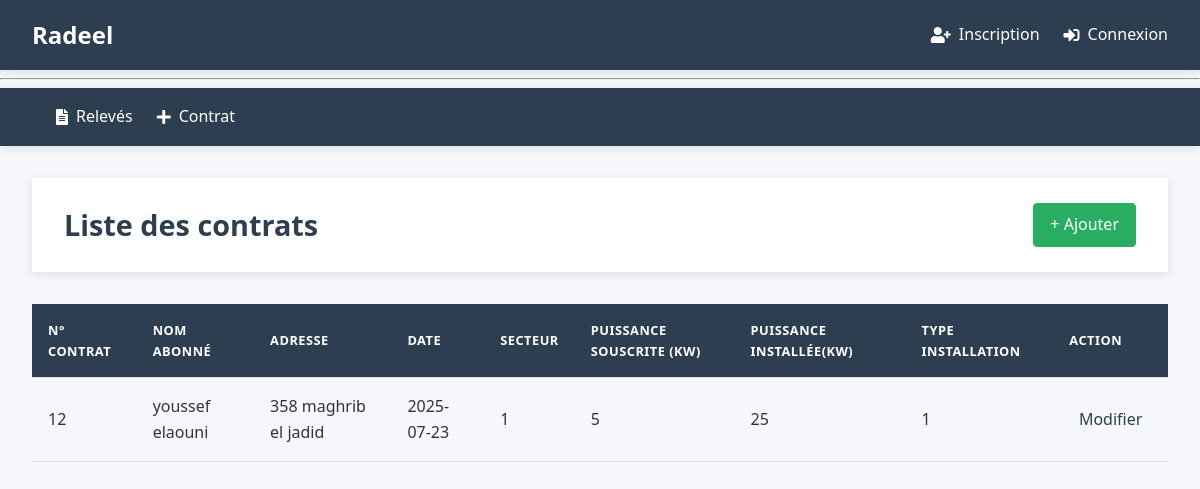
The page /contrat/ on the database as committed earlier.
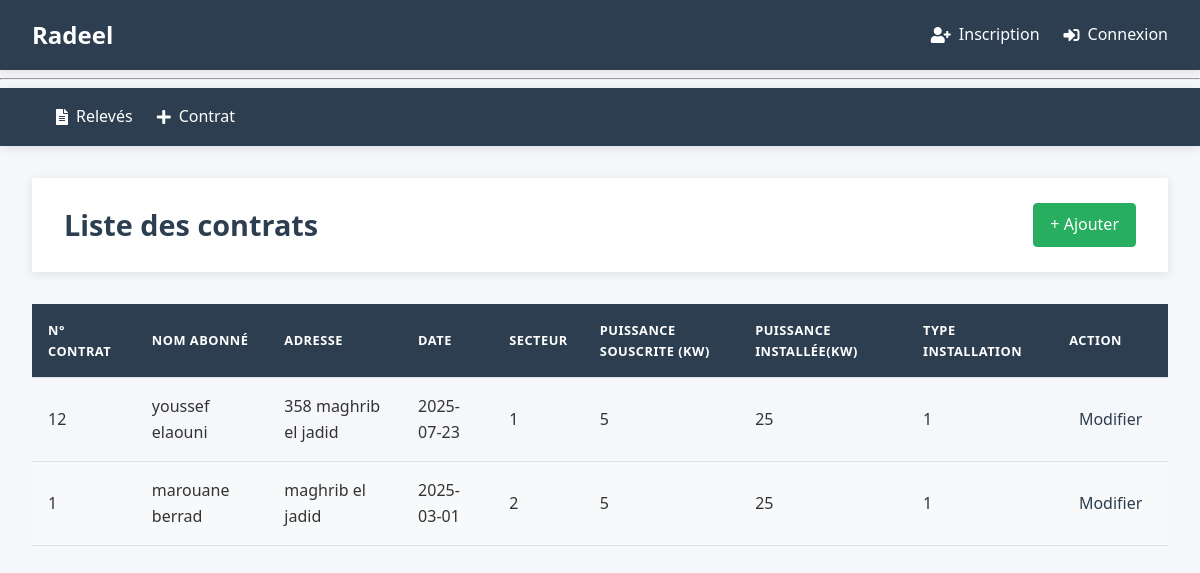
The same page on the database as committed later.
### tables this page shows
CREATE TABLE contrats (
    Nr_contrat INTEGER PRIMARY KEY ,
    nom_abonne TEXT NOT NULL,
    Adresse TEXT NOT NULL,
    date_contrat DATE NOT NULL DEFAULT CURRENT_DATE,
    Secteur INTEGER NOT NULL,
    Puissance_souscrite INTEGER NOT NULL CHECK(Puissance_souscrite > 0),
    Puissance_installee INTEGER NOT NULL CHECK(Puissance_installee > 0),
    type_installation INTEGER NOT NULL CHECK(type_installation IN (1, 2, 12)),
    statut TEXT NOT NULL DEFAULT 'actif' CHECK(statut IN ('actif', 'resile', 'suspendu'))
);

### radeel/contrats.py (the view)
@bc.route('/')
def contrat_index():
    db = get_db()
    contrats = db.execute(
        'SELECT * FROM contrats ORDER BY date_contrat DESC'
    ).fetchall()
    return render_template('contrats/index.html', contrats= contrats )

### radeel/auth.py (called while the page is built)
@bp.before_app_request
def load_logged_in_user():
    user_id = session.get('user_id')
    if user_id is None:
        g.user = None
    else:
        g.user = get_db().execute(
            'SELECT * FROM user WHERE id = ?', (user_id,)
        ).fetchone()

### radeel/db.py (called while the page is built)
def get_db():
    if 'db' not in g:
        g.db = sqlite3.connect(
            current_app.config['DATABASE'],
            detect_types=sqlite3.PARSE_DECLTYPES
        )
        g.db.execute("PRAGMA foreign_keys = ON;")
        g.db.row_factory = sqlite3.Row
    return g.db

### radeel/templates/contrats/index.html (shortened to what this page needs)
{% extends "base.html" %}
{% block header %}
  <h1>Liste des contrats</h1>
  <a href="{{ url_for('contrat.contrat_ajouter') }}" class="btn btn-success">+ Ajouter</a>
{% endblock %}
{% block content %}
  <table class="table">
    <thead>
      <tr>
        <th>N° Contrat</th>
        <th>Nom Abonné</th>
        <th>Adresse</th>
        <th>Date</th>
        <th>Secteur</th>
        <th>Puissance Souscrite (kW)</th>
        <th>Puissance Installée(kW)</th>
        <th>Type Installation</th>
        <th>Action</th>
      </tr>
    </thead>
    <tbody>
      {% for contrat in contrats %}
        <tr>
          <td>{{ contrat.Nr_contrat }}</td>
          <td>{{ contrat.nom_abonne }}</td>
          <td>{{ contrat.Adresse }}</td>
          <td>{{ contrat.date_contrat }}</td>
          <td>{{ contrat.Secteur }}</td>
          <td>{{ contrat.Puissance_souscrite }}</td>
          <td>{{contrat.Puissance_installee}}</td>
          <td>{{ contrat.type_installation }}</td>
          <td><a class="action" href="{{ url_for('contrat.contrat_modifier', Nr_contrat=contrat['Nr_contrat']) }}">Modifier</a></td>
        </tr>
      {% endfor %}
    </tbody>
  </table>
{% endblock %}

### radeel/templates/base.html (shortened to what this page needs)
<!doctype html>
<html lang="fr">
<head>
    <link rel="stylesheet" href="{{ url_for('static', filename='style.css') }}">
    <link rel="stylesheet" href="https://cdnjs.cloudflare.com/ajax/libs/font-awesome/5.15.4/css/all.min.css">
</head>
<body>
    <nav class="navbar">
        <div class="navbar-container">
            <h1 class="logo">Radeel</h1>
            <ul class="nav-links">
                {% if g.user %}
                    <li class="user-info">
                        <span class="username"><i class="fas fa-user-circle"></i> {{ g.user['username'] }}</span>
                        <a href="{{ url_for('auth.logout') }}" class="logout-btn">
                            <i class="fas fa-sign-out-alt"></i> Déconnexion
                        </a>
                    </li>
                {% else %}
                    <li><a href="{{ url_for('auth.register') }}" class="nav-link"><i class="fas fa-user-plus"></i> Inscription</a></li>
                    <li><a href="{{ url_for('auth.login') }}" class="nav-link"><i class="fas fa-sign-in-alt"></i> Connexion</a></li>
                {% endif %}
            </ul>
        </div>
    </nav>
    <hr>
    <nav class="navbar">
        <div class="navbar-container">
            <ul class="nav-links">
                <li><a href="{{ url_for('releve.index') }}" class="nav-link"><i class="fas fa-file-alt"></i> Relevés</a></li>
                <li><a href="{{ url_for('contrat.contrat_index') }}" class="nav-link"><i class="fas fa-plus"></i> Contrat</a></li>
            </ul>
        </div>
    </nav>
    <main class="main-content">
        <div class="container">
            <header class="page-header">
                {% block header %}{% endblock %}
            </header>
            {% block content %}{% endblock %}
        </div>
    </main>
</body>
</html>

### radeel/static/style.css (style rules this page uses)
:root { --primary-color: #2c3e50; --secondary-color: #3498db; --accent-color: #e74c3c; --light-color: #ecf0f1; --dark-color: #2c3e50; --success-color: #27ae60; --warning-color: #f39c12; --text-color: #333; --text-light: #95a5a6; --border-radius: 4px; --box-shadow: 0 2px 10px rgba(0, 0, 0, 0.1); --transition: all 0.3s ease; }
body { font-family: 'Segoe UI', Tahoma, Geneva, Verdana, sans-serif; line-height: 1.6; color: var(--text-color); background-color: #f5f7fa; padding: 0; margin: 0; }
header { background-color: white; padding: 1.5rem 2rem; margin-bottom: 2rem; box-shadow: var(--box-shadow); display: flex; justify-content: space-between; align-items: center; }
header h1 { margin: 0; color: var(--dark-color); font-size: 1.8rem; }
.btn { display: inline-block; padding: 0.5rem 1rem; border-radius: var(--border-radius); text-decoration: none; font-weight: 500; transition: all 0.3s ease; }
.btn-success { background-color: var(--success-color); color: white; border: 1px solid var(--success-color); }
table { width: 100%; border-collapse: collapse; margin-top: 1rem; }
th, td { padding: 1rem; text-align: left; border-bottom: 1px solid #e0e0e0; }
th { background-color: var(--primary-color); color: white; font-weight: 600; text-transform: uppercase; font-size: 0.8rem; letter-spacing: 0.5px; }
tr:nth-child(even) { background-color: #f8f9fa; }
.action { color: var(--primary-color); text-decoration: none; font-weight: 500; padding: 0.3rem 0.6rem; border-radius: var(--border-radius); transition: all 0.2s ease; }
body { font-family: 'Segoe UI', Tahoma, Geneva, Verdana, sans-serif; line-height: 1.6; color: var(--text-color); background-color: #f5f7fa; margin: 0; padding: 0; min-height: 100vh; }
.navbar { background-color: var(--primary-color); color: white; padding: 1rem 0; box-shadow: var(--box-shadow); }
.navbar-container { display: flex; justify-content: space-between; align-items: center; max-width: 1200px; margin: 0 auto; padding: 0 2rem; }
.logo { margin: 0; font-size: 1.5rem; font-weight: 700; color: white; }
.nav-links { display: flex; list-style: none; margin: 0; padding: 0; align-items: center; }
.nav-links li { margin-left: 1.5rem; }
.nav-link { color: white; text-decoration: none; font-weight: 500; transition: var(--transition); display: flex; align-items: center; gap: 0.5rem; }
.main-content { padding: 2rem 0; }
.container { max-width: 1200px; margin: 0 auto; padding: 0 2rem; }
.page-header { margin-bottom: 2rem; display: flex; justify-content: space-between; align-items: center; }

Rows that differ between the two databases and show on the page:
added contrats: Nr_contrat "1", nom_abonne "marouane berrad", Adresse "maghrib el jadid", date_contrat "2025-03-01", Secteur "2", Puissance_souscrite "5", Puissance_installee "25", type_installation "1"
